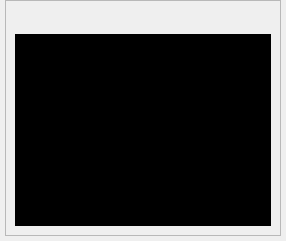
                <widget class="QWidget" name="current">
                 <attribute name="title">
                  <string>Current</string>
                 </attribute>
                 <layout class="QHBoxLayout" name="horizontalLayout_35">
                  <property name="leftMargin">
                   <number>5</number>
                  </property>
                  <property name="topMargin">
                   <number>0</number>
                  </property>
                  <property name="rightMargin">
                   <number>5</number>
                  </property>
                  <property name="bottomMargin">
                   <number>5</number>
                  </property>
                  <item>
                   <widget class="QFrame" name="current_frame">
                    <property name="frameShape">
                     <enum>QFrame::StyledPanel</enum>
                    </property>
                    <property name="frameShadow">
                     <enum>QFrame::Raised</enum>
                    </property>
                    <layout class="QVBoxLayout" name="verticalLayout_8">
                     <item>
                      <widget class="QLabel" name="lbl_current">
                       <property name="font">
                        <font>
                         <pointsize>12</pointsize>
                         <weight>75</weight>
                         <bold>true</bold>
                        </font>
                       </property>
                       <property name="text">
                        <string/>
                       </property>
                      </widget>
                     </item>
                     <item>
                      <widget class="QPlainTextEdit" name="log_plain">
                       <property name="accessibleName">
                        <string notr="true"/>
                       </property>
                       <property name="accessibleDescription">
                        <string notr="true"/>
                       </property>
                       <property name="styleSheet">
                        <string notr="true">background-color: black;
color: white;</string>
                       </property>
                       <property name="documentTitle">
                        <string notr="true"/>
                       </property>
                       <property name="readOnly">
                        <bool>true</bool>
                       </property>
                       <property name="plainText">
                        <string notr="true"/>
                       </property>
                      </widget>
                     </item>
                    </layout>
                   </widget>
                  </item>
                 </layout>
                </widget>
